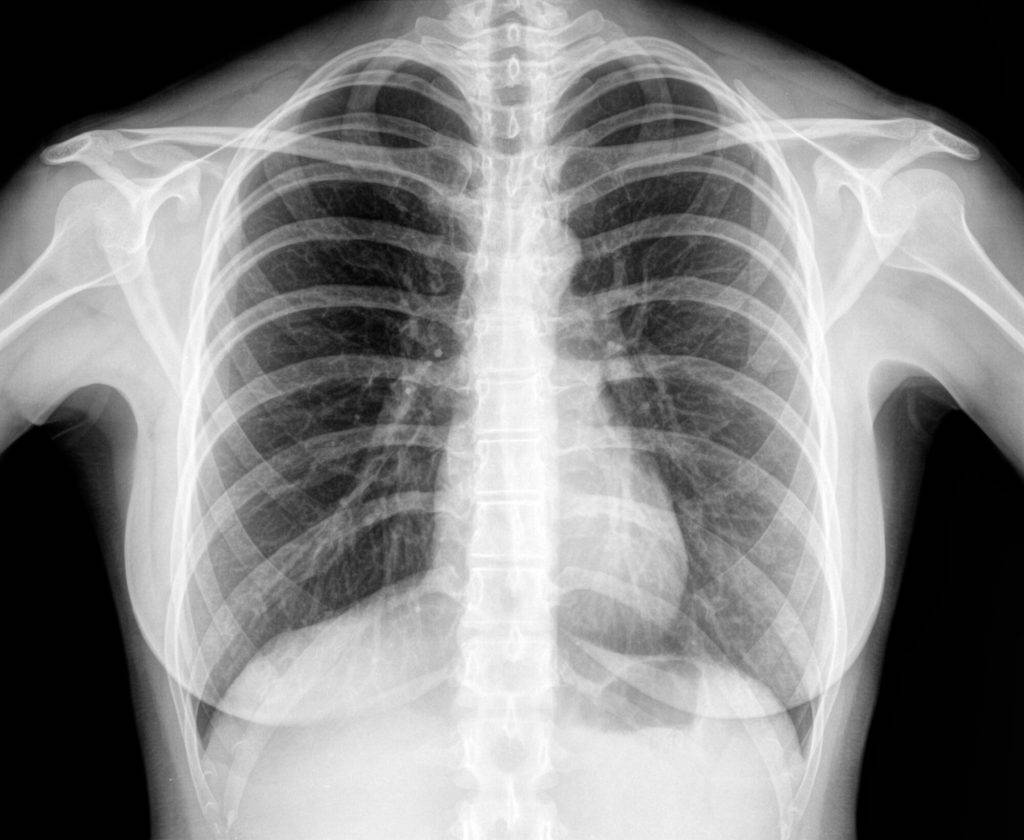
#> input picture open cv/photos/xray.jpg, 1024 x 840 px
$ python 'image negetion.py'
#> lines starting #> are read from the running program, lines starting #| are printed output that depends on the picture
# image negetion

import cv2

img1 = cv2.imread('./photos/xray.jpg')
#> img1 is the input picture: shape (840, 1024, 3); min 0, max 255, mean 132.1
img2 = 255 - img1
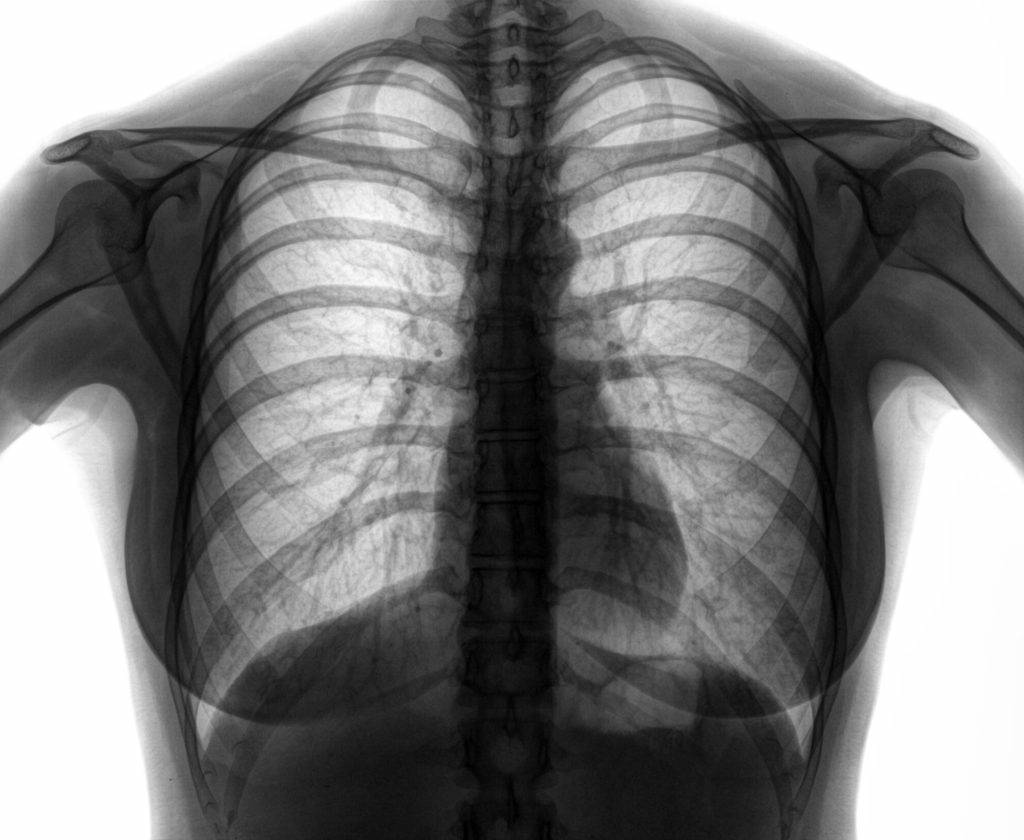
#> img2: shape (840, 1024, 3); min 0, max 255, mean 122.9

cv2.imshow('xray' , img1)

cv2.waitKey(0)
cv2.destroyAllWindows()


cv2.imshow('xray negetion' , img2)

cv2.waitKey(0)
cv2.destroyAllWindows()

$ run again, with open cv/photos/dog2.jpg copied over open cv/photos/xray.jpg
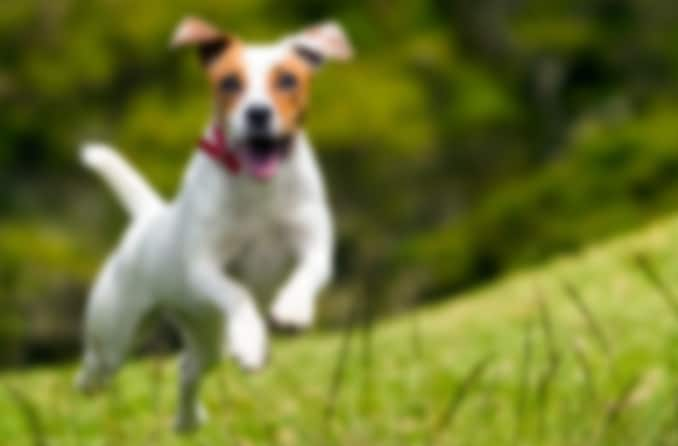
#> input picture open cv/photos/dog2.jpg, 678 x 446 px
#> img1 is the input picture: shape (446, 678, 3); mean B, G, R 48.6, 116.5, 110.2
#> `img2 = 255 - img1`:
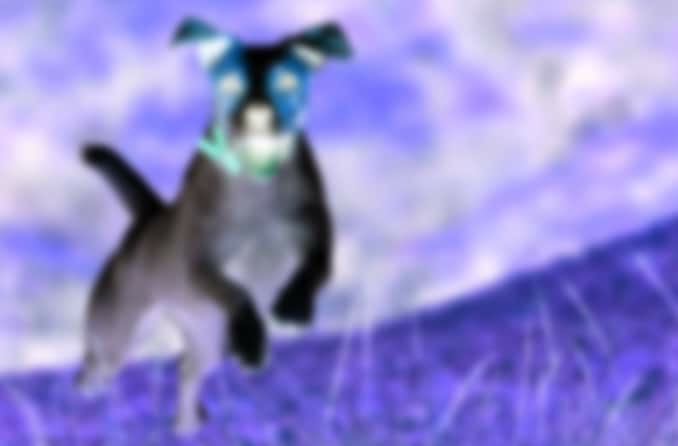
#> img2: shape (446, 678, 3); mean B, G, R 206.4, 138.5, 144.8
